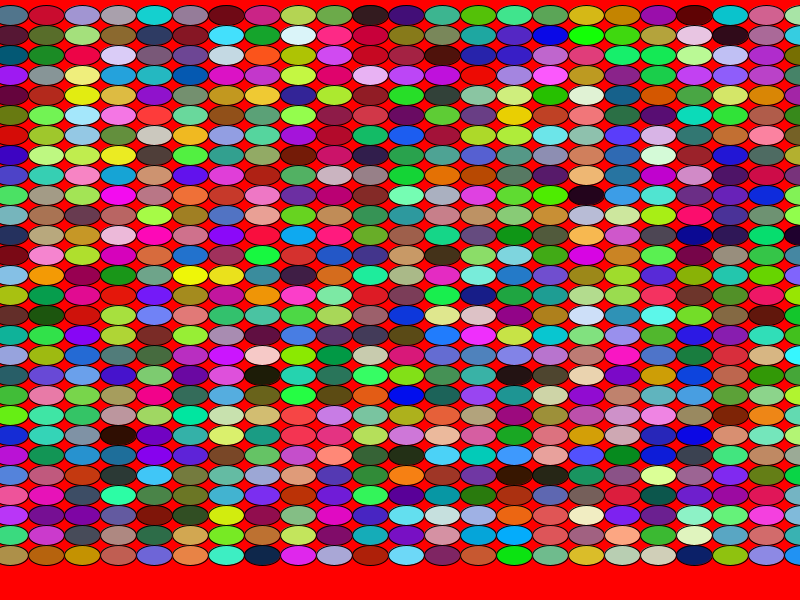
Frame 1 (no input)
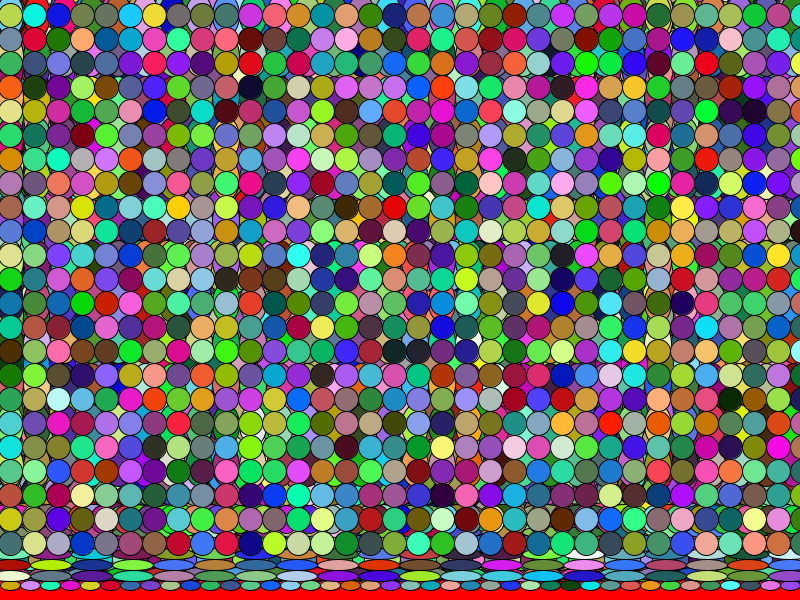
Frame 60 (the mouse pressed at the canvas centre just before this capture)
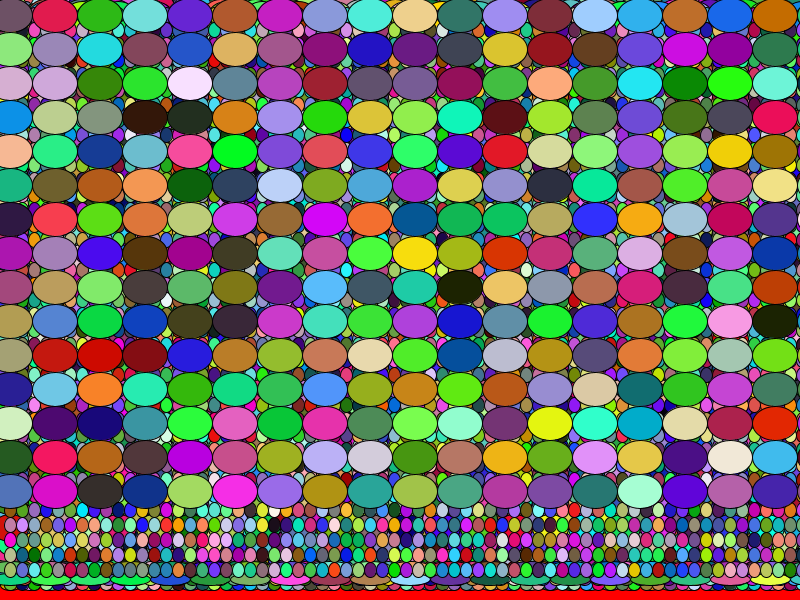
Frame 120 (the mouse held since frame 60 and released just before this capture)

The Processing sketch that drew these frames (run headless with seeded random() and noise(); from frame 60 on, the mouse is pressed at the canvas centre):

// Processing sketch: frame_color
// ── frame_color.pde

void setup() {

  size (800, 600);
  background (255, 0, 0);
  
}

void draw() {
  int x = 10;
  int y = 15;
  int dx =  (int)random(10,51);
  int dy =  (int)random(10,51);



  for (int i=1; i<width/10-1; i++)
  {
    int cr = (int)random(256);
    int cg = (int)random(256);
    int cb = (int)random(256);
   
    fill( cr, cg, cb);



    for ( int j = 1; j<height/dy-1; j++)
    { 
      int kr = (int)random(256);
      int kg = (int)random(256);
      int kb = (int)random(256);
      fill( kr, kg, kb);


      ellipse( x, y, dx, dy );
      y = y+dy;
    }
    x = x + dx;
    y = 15;
  }
}
